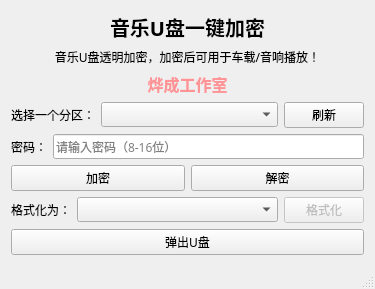
<?xml version="1.0" encoding="UTF-8"?>
<ui version="4.0">
 <class>MusicUSBEncryptClass</class>
 <widget class="QMainWindow" name="MusicUSBEncryptClass">
  <property name="geometry">
   <rect>
    <x>0</x>
    <y>0</y>
    <width>375</width>
    <height>289</height>
   </rect>
  </property>
  <property name="windowTitle">
   <string>音乐U盘一键加密</string>
  </property>
  <widget class="QWidget" name="centralWidget">
   <layout class="QVBoxLayout" name="verticalLayout">
    <item>
     <spacer name="verticalSpacer">
      <property name="orientation">
       <enum>Qt::Vertical</enum>
      </property>
      <property name="sizeHint" stdset="0">
       <size>
        <width>20</width>
        <height>40</height>
       </size>
      </property>
     </spacer>
    </item>
    <item>
     <widget class="QLabel" name="label_6">
      <property name="font">
       <font>
        <family>HarmonyOS Sans SC</family>
        <pointsize>15</pointsize>
        <bold>true</bold>
       </font>
      </property>
      <property name="text">
       <string>音乐U盘一键加密</string>
      </property>
      <property name="alignment">
       <set>Qt::AlignCenter</set>
      </property>
     </widget>
    </item>
    <item>
     <widget class="QLabel" name="label_5">
      <property name="font">
       <font>
        <family>HarmonyOS Sans SC</family>
       </font>
      </property>
      <property name="text">
       <string>音乐U盘透明加密，加密后可用于车载/音响播放！</string>
      </property>
      <property name="alignment">
       <set>Qt::AlignCenter</set>
      </property>
     </widget>
    </item>
    <item>
     <widget class="QLabel" name="label_3">
      <property name="palette">
       <palette>
        <active>
         <colorrole role="WindowText">
          <brush brushstyle="SolidPattern">
           <color alpha="255">
            <red>255</red>
            <green>147</green>
            <blue>149</blue>
           </color>
          </brush>
         </colorrole>
         <colorrole role="Text">
          <brush brushstyle="SolidPattern">
           <color alpha="255">
            <red>255</red>
            <green>170</green>
            <blue>171</blue>
           </color>
          </brush>
         </colorrole>
        </active>
        <inactive>
         <colorrole role="WindowText">
          <brush brushstyle="SolidPattern">
           <color alpha="255">
            <red>255</red>
            <green>147</green>
            <blue>149</blue>
           </color>
          </brush>
         </colorrole>
         <colorrole role="Text">
          <brush brushstyle="SolidPattern">
           <color alpha="255">
            <red>255</red>
            <green>170</green>
            <blue>171</blue>
           </color>
          </brush>
         </colorrole>
        </inactive>
        <disabled/>
       </palette>
      </property>
      <property name="font">
       <font>
        <family>HarmonyOS Sans SC</family>
        <pointsize>12</pointsize>
        <bold>true</bold>
       </font>
      </property>
      <property name="text">
       <string>烨成工作室</string>
      </property>
      <property name="alignment">
       <set>Qt::AlignCenter</set>
      </property>
     </widget>
    </item>
    <item>
     <layout class="QHBoxLayout" name="hlPartition">
      <item>
       <widget class="QLabel" name="label">
        <property name="font">
         <font>
          <family>HarmonyOS Sans SC</family>
         </font>
        </property>
        <property name="text">
         <string>选择一个分区：</string>
        </property>
       </widget>
      </item>
      <item>
       <widget class="QComboBox" name="comboBoxTargetPartition">
        <property name="sizePolicy">
         <sizepolicy hsizetype="Expanding" vsizetype="Fixed">
          <horstretch>0</horstretch>
          <verstretch>0</verstretch>
         </sizepolicy>
        </property>
        <property name="font">
         <font>
          <family>HarmonyOS Sans SC</family>
         </font>
        </property>
       </widget>
      </item>
      <item>
       <widget class="QPushButton" name="pushButton">
        <property name="font">
         <font>
          <family>HarmonyOS Sans SC</family>
         </font>
        </property>
        <property name="text">
         <string>刷新</string>
        </property>
       </widget>
      </item>
     </layout>
    </item>
    <item>
     <layout class="QVBoxLayout" name="vlPasswordEnDecrypt">
      <item>
       <layout class="QHBoxLayout" name="hlPassword">
        <item>
         <widget class="QLabel" name="label_4">
          <property name="font">
           <font>
            <family>HarmonyOS Sans SC</family>
           </font>
          </property>
          <property name="text">
           <string>密码：</string>
          </property>
         </widget>
        </item>
        <item>
         <widget class="QLineEdit" name="lineEditPassword">
          <property name="font">
           <font>
            <family>HarmonyOS Sans SC</family>
           </font>
          </property>
          <property name="maxLength">
           <number>16</number>
          </property>
          <property name="echoMode">
           <enum>QLineEdit::Password</enum>
          </property>
          <property name="placeholderText">
           <string>请输入密码（8-16位）</string>
          </property>
         </widget>
        </item>
       </layout>
      </item>
      <item>
       <layout class="QHBoxLayout" name="hlEnDecrypt">
        <item>
         <widget class="QPushButton" name="btnEncryptPartition">
          <property name="font">
           <font>
            <family>HarmonyOS Sans SC</family>
           </font>
          </property>
          <property name="text">
           <string>加密</string>
          </property>
         </widget>
        </item>
        <item>
         <widget class="QPushButton" name="btnDecryptPartition">
          <property name="font">
           <font>
            <family>HarmonyOS Sans SC</family>
           </font>
          </property>
          <property name="text">
           <string>解密</string>
          </property>
         </widget>
        </item>
       </layout>
      </item>
     </layout>
    </item>
    <item>
     <layout class="QHBoxLayout" name="hlFormatPartition">
      <item>
       <widget class="QLabel" name="label_2">
        <property name="font">
         <font>
          <family>HarmonyOS Sans SC</family>
         </font>
        </property>
        <property name="text">
         <string>格式化为：</string>
        </property>
       </widget>
      </item>
      <item>
       <widget class="QComboBox" name="comboBoxTargetPartitionFormat">
        <property name="sizePolicy">
         <sizepolicy hsizetype="Expanding" vsizetype="Fixed">
          <horstretch>0</horstretch>
          <verstretch>0</verstretch>
         </sizepolicy>
        </property>
        <property name="minimumSize">
         <size>
          <width>135</width>
          <height>0</height>
         </size>
        </property>
        <property name="font">
         <font>
          <family>HarmonyOS Sans SC</family>
         </font>
        </property>
       </widget>
      </item>
      <item>
       <widget class="QPushButton" name="btnFormatPartition">
        <property name="enabled">
         <bool>false</bool>
        </property>
        <property name="sizePolicy">
         <sizepolicy hsizetype="Preferred" vsizetype="Fixed">
          <horstretch>0</horstretch>
          <verstretch>0</verstretch>
         </sizepolicy>
        </property>
        <property name="font">
         <font>
          <family>HarmonyOS Sans SC</family>
         </font>
        </property>
        <property name="text">
         <string>格式化</string>
        </property>
       </widget>
      </item>
     </layout>
    </item>
    <item>
     <widget class="QPushButton" name="btnRemoveDrive">
      <property name="font">
       <font>
        <family>HarmonyOS Sans SC</family>
       </font>
      </property>
      <property name="text">
       <string>弹出U盘</string>
      </property>
     </widget>
    </item>
    <item>
     <spacer name="verticalSpacer_2">
      <property name="orientation">
       <enum>Qt::Vertical</enum>
      </property>
      <property name="sizeHint" stdset="0">
       <size>
        <width>20</width>
        <height>40</height>
       </size>
      </property>
     </spacer>
    </item>
   </layout>
  </widget>
  <widget class="QStatusBar" name="statusBar"/>
 </widget>
 <layoutdefault spacing="6" margin="11"/>
 <resources>
  <include location="MusicUSBEncrypt.qrc"/>
 </resources>
 <connections>
  <connection>
   <sender>btnEncryptPartition</sender>
   <signal>clicked()</signal>
   <receiver>MusicUSBEncryptClass</receiver>
   <slot>encryptPartition()</slot>
   <hints>
    <hint type="sourcelabel">
     <x>88</x>
     <y>86</y>
    </hint>
    <hint type="destinationlabel">
     <x>5</x>
     <y>69</y>
    </hint>
   </hints>
  </connection>
  <connection>
   <sender>btnDecryptPartition</sender>
   <signal>clicked()</signal>
   <receiver>MusicUSBEncryptClass</receiver>
   <slot>decryptPartition()</slot>
   <hints>
    <hint type="sourcelabel">
     <x>229</x>
     <y>89</y>
    </hint>
    <hint type="destinationlabel">
     <x>304</x>
     <y>74</y>
    </hint>
   </hints>
  </connection>
  <connection>
   <sender>btnFormatPartition</sender>
   <signal>clicked()</signal>
   <receiver>MusicUSBEncryptClass</receiver>
   <slot>formatPartition()</slot>
   <hints>
    <hint type="sourcelabel">
     <x>277</x>
     <y>125</y>
    </hint>
    <hint type="destinationlabel">
     <x>304</x>
     <y>118</y>
    </hint>
   </hints>
  </connection>
  <connection>
   <sender>btnRemoveDrive</sender>
   <signal>clicked()</signal>
   <receiver>MusicUSBEncryptClass</receiver>
   <slot>ejectDrive()</slot>
   <hints>
    <hint type="sourcelabel">
     <x>137</x>
     <y>155</y>
    </hint>
    <hint type="destinationlabel">
     <x>191</x>
     <y>176</y>
    </hint>
   </hints>
  </connection>
  <connection>
   <sender>pushButton</sender>
   <signal>clicked()</signal>
   <receiver>MusicUSBEncryptClass</receiver>
   <slot>uiUpdateDriveList()</slot>
   <hints>
    <hint type="sourcelabel">
     <x>263</x>
     <y>48</y>
    </hint>
    <hint type="destinationlabel">
     <x>304</x>
     <y>39</y>
    </hint>
   </hints>
  </connection>
 </connections>
 <slots>
  <slot>encryptPartition()</slot>
  <slot>decryptPartition()</slot>
  <slot>uiUpdateDriveList()</slot>
  <slot>formatPartition()</slot>
  <slot>ejectDrive()</slot>
 </slots>
</ui>
